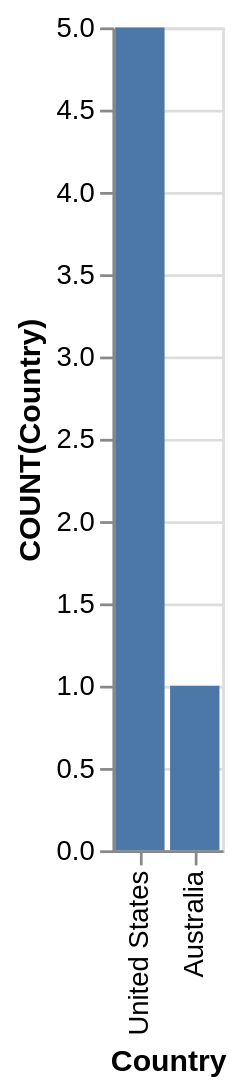

Specify this chart in Vega-Lite:
### Vega-Lite specification from a JSON file in a GitHub repository (floating-point values rounded to 4 significant figures)
{"data": {"values": [{"x_data": "United States", "y_data": 5}, {"x_data": "Australia", "y_data": 1}]}, "mark": "bar", "encoding": {"x": {"field": "x_data", "type": "nominal", "title": "Country", "sort": "descending"}, "y": {"field": "y_data", "type": "quantitative", "title": "COUNT(Country)"}}}
